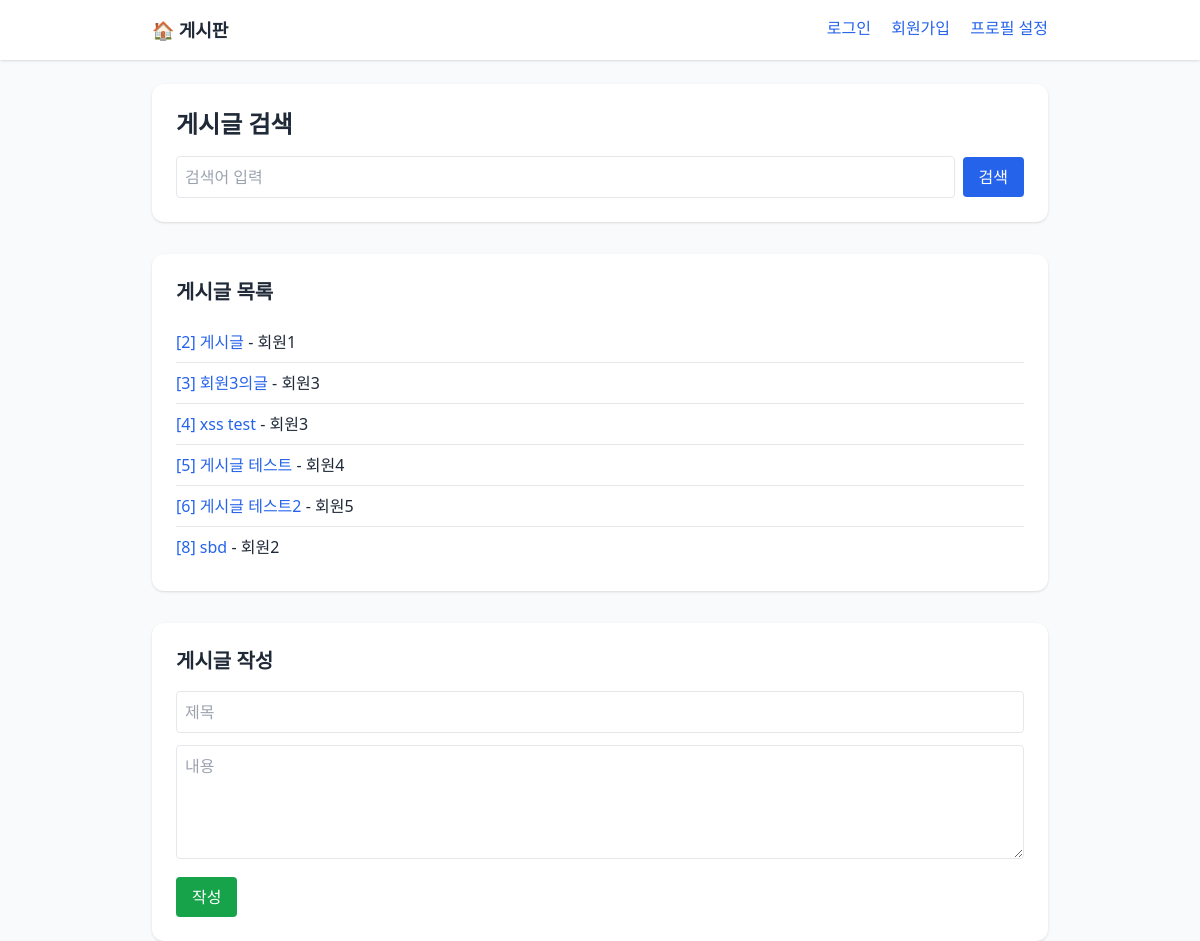
The page / on the database its author committed.
### models.py (models this page shows)
class Article(Base):
    __tablename__ = "articles"
    id = Column(Integer, primary_key=True, index=True)
    user_id = Column(Integer, ForeignKey("users.id"), nullable=False)
    title = Column(String(100), nullable=False)
    content = Column(Text, nullable=False)
    created_at = Column(DateTime, default=datetime.utcnow)
    updated_at = Column(DateTime, default=datetime.utcnow)
    author = relationship("User", back_populates="articles")

class User(Base):
    __tablename__ = "users"
    id = Column(Integer, primary_key=True, index=True)
    username = Column(String(50), unique=True, nullable=False)
    password = Column(String(256), nullable=False)
    email = Column(String(100))
    is_admin = Column(Boolean, default=False, nullable=False)
    birth_year = Column(Integer)
    profile_url = Column(Text)
    created_at = Column(DateTime, default=datetime.utcnow)
    articles = relationship("Article", back_populates="author")

### main.py (the view)
@app.get("/", response_class=HTMLResponse)
async def index(request: Request):
    db: Session = SessionLocal()
    posts = db.query(Article).all()
    return templates.TemplateResponse("index.html", {"request": request, "posts": posts})

### templates/index.html (shortened to what this page needs)
<!DOCTYPE html>
<html lang="en">
<head>
  <script src="https://cdn.tailwindcss.com"></script>
</head>
<body class="bg-gray-50 text-gray-800">
  <nav class="bg-white shadow p-4 mb-6">
    <div class="max-w-4xl mx-auto flex justify-between">
      <a href="/" class="font-bold text-lg">🏠 게시판</a>
      <div class="space-x-4">
        <a href="/login" class="text-blue-600 hover:underline">로그인</a>
        <a href="/signup" class="text-blue-600 hover:underline">회원가입</a>
        <a href="/profile" class="text-blue-600 hover:underline">프로필 설정</a>
      </div>
    </div>
  </nav>
  <main class="max-w-4xl mx-auto space-y-8">
    <section class="bg-white p-6 rounded-xl shadow">
      <h1 class="text-2xl font-semibold mb-4">게시글 검색</h1>
      <form action="/search" method="GET" class="flex items-center space-x-2">
        <input type="text" name="search" placeholder="검색어 입력" class="flex-1 p-2 border rounded" />
        <button type="submit" class="bg-blue-600 text-white px-4 py-2 rounded">검색</button>
      </form>
    </section>
  <section class="bg-white p-6 rounded-xl shadow">
    <h2 class="text-xl font-semibold mb-4">게시글 목록</h2>
    <ul class="divide-y">
      {% for post in posts %}
      <li class="py-2">
        <a href="/posts/{{ post.id }}" class="text-blue-600 hover:underline">[{{ post.id }}] {{ post.title }}</a>
        - {{ post.author.username if post.author else "익명" }}
      </li>
      {% endfor %}
    </ul>
  </section>
    <section class="bg-white p-6 rounded-xl shadow">
      <h2 class="text-xl font-semibold mb-4">게시글 작성</h2>
      <form action="/create" method="POST" class="space-y-3">
        <input type="text" name="title" placeholder="제목" class="w-full p-2 border rounded" required />
        <textarea name="content" placeholder="내용" rows="4" class="w-full p-2 border rounded" required></textarea>
        <button type="submit" class="bg-green-600 text-white px-4 py-2 rounded">작성</button>
      </form>
    </section>
  </main>
</body>
</html>

### rows shown on the page
Article: id "2", title "게시글", author "회원1"
Article: id "3", title "회원3의글", author "회원3"
Article: id "4", title "xss test", author "회원3"
Article: id "5", title "게시글 테스트", author "회원4"
Article: id "6", title "게시글 테스트2", author "회원5"
Article: id "8", title "sbd", author "회원2"
